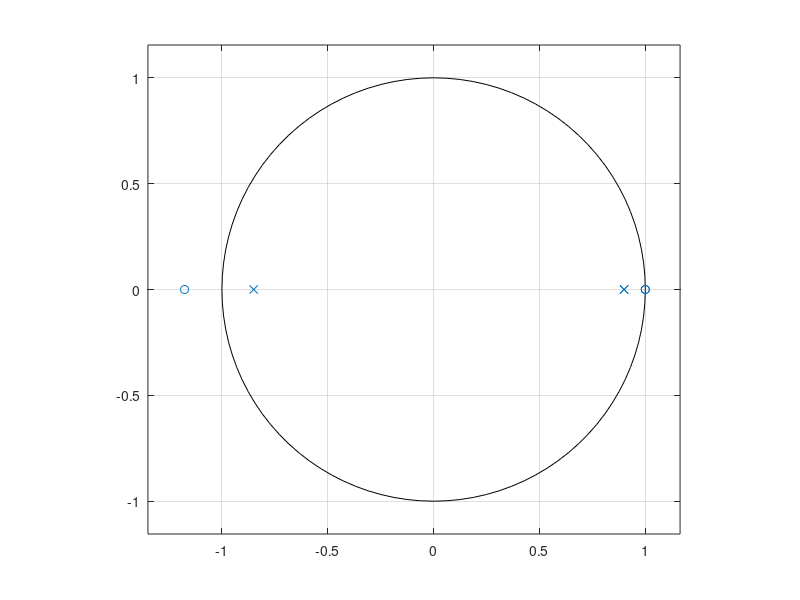
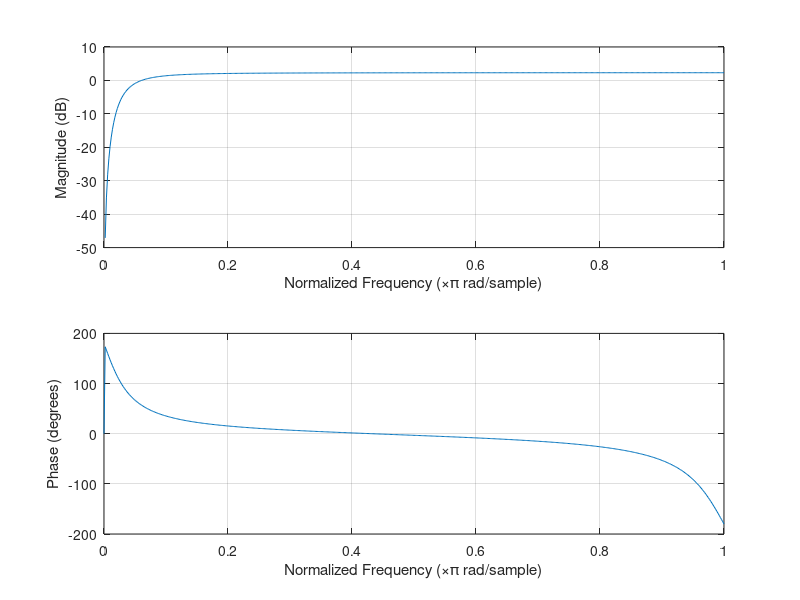
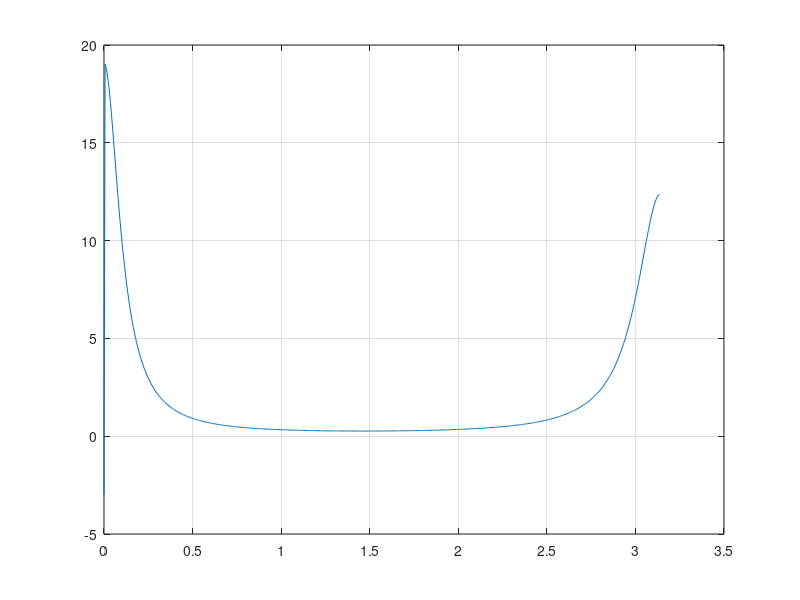

The MATLAB source for these figures, in order:
clc;
clear;
close all;
% Question 1
% A causal LTI system has the following system function
% H = (1-exp(1i*pi/3)*z^-1)*(1-exp(-1i*pi/3)*z^-1)*(1+(1/0.85)*z^-1)/((1-0.9*exp(1i*pi/3)*z^-1)*(1-0.9*exp(-1i*pi/3)*z^-1)*(1+0.85*z^-1));

% (a) Expand the impulse response and plot the pole-zero diagram using Matlab’s zplane function
% and indicate the region of convergence for the system function.
% Hint: Instead of multiplication, you can also use the function conv to multiply the polynomials at
% the denominator and numerator.

% Following the hint, we obtain the coefficients in numerator and denominator with two
% convolution operations:
b = conv(conv([1 -1], [1 -1]),[1 1/0.85])
% b = [1.0000   -0.8235   -1.3529    1.1765]
a = conv(conv([1 -0.9], [1 -0.9]),[1 0.85])
figure()
zplane(b,a)

% region of convergence (ROC), see
% https://www.ee.columbia.edu/~dpwe/e4810/matlab/pezdemo/help/theory.html
% "For a causal system (impulse response h(n) is zero for n< 0), the ROC is the exterior of a circle, including ¥"
% also https://uk.mathworks.com/matlabcentral/answers/276628-how-can-determine-the-region-of-convergence
% here we look at the coefficient of z^-1 to determine region of
% convergence, TODO - decide/define/plot where region of convergion is

% (b) Using Matlab plot the magnitude and phase responses of H(ejw).
figure()
freqz(b,a)

% (c) Plot the group delay of H H(ejw). For the group delay you can use the Matlab function
% grpdelay. You may also numerically derivate the unwrapped phase to obtain the group delay.
figure()
grpdelay(b,a)

% TODO part 1d
